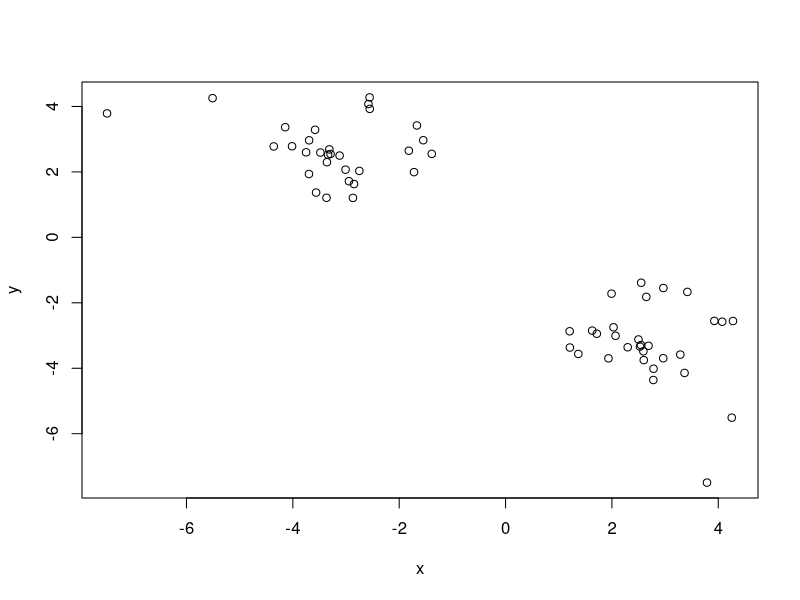
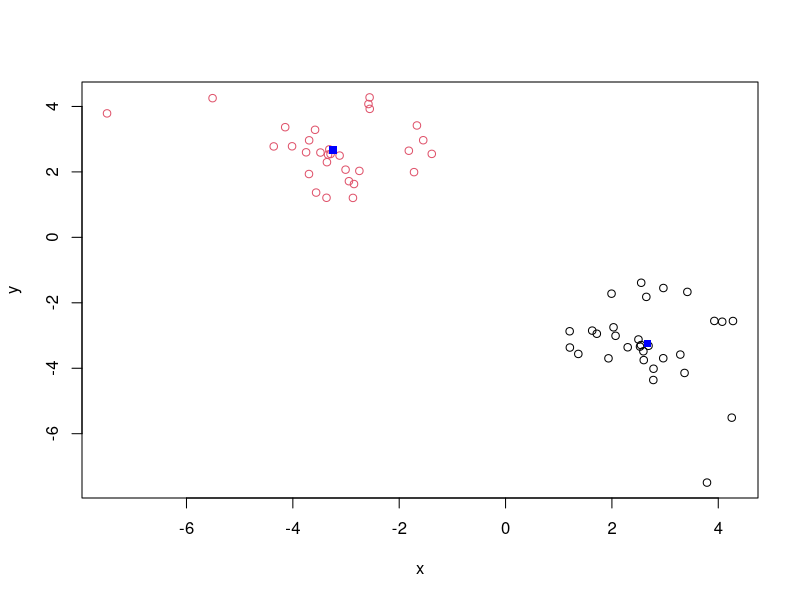

Generate these figures, in order, with R:
## ---- chunk 1
knitr::opts_chunk$set(echo = TRUE)
## ---- chunk 2
# Generate some example data for clustering
tmp <- c(rnorm(30,-3), rnorm(30,3))
x <- cbind(x=tmp, y=rev(tmp))
plot(x)
## ---- chunk 3
### use kmeans() setting k to 2 nstart to 20 to answer some questions about the above graph
#Use the kmeans() function setting k to 2 and nstart=20
#Inspect/print the results
#Q. How many points are in each cluster?
#Q. What ‘component’ of your result object details
 #- cluster size?
 #- cluster assignment/membership?
 #- cluster center?
#Plot x colored by the kmeans cluster assignment and
 #add cluster centers as blue points
k<-kmeans(x,centers=2,nstart=20)

## ---- chunk 4
k
## ---- chunk 5
#Q. How many points are in each cluster?
k$size
#this returns [1] 30 30. this means 30 points in each cluster 
#Q. What ‘component’ of your result object details
 #- cluster size?
 ###i think it's k$size? is this a trick? it's 30???
table(k$cluster) ## 30 1s and 30 2s
 #- cluster assignment/membership?

 #- cluster center?
## ---- chunk 6
#Plot x colored by the kmeans cluster assignment and
 #add cluster centers as blue points
kmeans(x, centers=2, nstart=20)
plot(x, col=k$cluster) #col=k$cluster will color the clusters
points(k$centers, col="blue", pch=15) #we did pch=15 to really make the centers stand out
